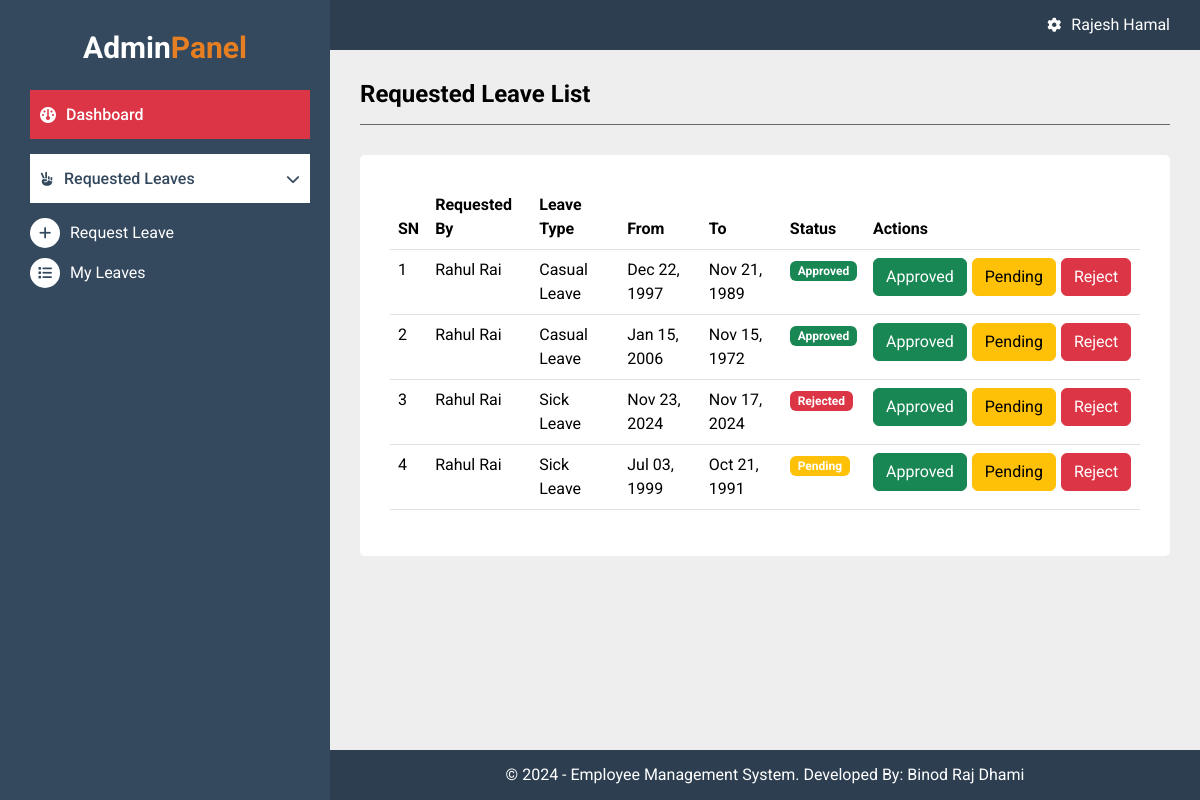
The page /admin/requested_leave.php (signed in) on the database its author committed.
### tables this page shows
CREATE TABLE `tbl_leaves` (
  `id` int(11) NOT NULL,
  `leave_type_id` int(11) NOT NULL,
  `requested_by` int(11) NOT NULL,
  `status` enum('Pending','Approved','Rejected') NOT NULL DEFAULT 'Pending',
  `reason` text NOT NULL,
  `from_date` datetime NOT NULL,
  `to_date` datetime NOT NULL,
  `created_at` datetime NOT NULL DEFAULT current_timestamp(),
  `updated_at` datetime NOT NULL DEFAULT current_timestamp()
);

### admin/requested_leave.php (the view)
<?php
include_once("includes/header.php");
include_once("includes/sidebar.php");
$fetch_all_query = "SELECT * FROM tbl_leaves";
$result = $connection->query($fetch_all_query);
$leaves_list = [];
while ($data = $result->fetch_assoc()) {
    $leave_type_id = $data['leave_type_id'];
    $data['leave_type_name'] = $connection->query("SELECT * FROM tbl_leave_types where id=$leave_type_id")->fetch_assoc()['name'];
    $user_id = $data['requested_by'];
    $data['requested_name'] = $connection->query("SELECT * FROM tbl_users where id=$user_id")->fetch_assoc()['name'];
    array_push($leaves_list, $data);
}
?>
<div class="admin-main">
    <div class="heading-panel">
        <h1>Requested Leave List</h1>
    </div>
    <div class="body-panel">
        <table class="table tableb-bordered">
            <thead>
                <tr>
                    <th>SN</th>
                    <th>Requested By</th>
                    <th>Leave Type</th>
                    <th>From</th>
                    <th>To</th>
                    <th>Status</th>
                    <th class="bnt-actions-list">Actions</th>
                </tr>
            </thead>
            <tbody>
                <?php foreach ($leaves_list as $key => $leave) { ?>
                    <tr>
                        <td><?php echo $key + 1; ?></td>
                        <td><?php echo $leave['requested_name']; ?></td>
                        <td><?php echo $leave['leave_type_name']; ?></td>
                        <td><?php echo date("M d, Y", strtotime($leave['from_date'])); ?></td>
                        <td><?php echo date("M d, Y", strtotime($leave['to_date'])); ?></td>
                        <td>
                            <span
                                class="badge bg-<?php
                                                if ($leave['status'] == 'Pending') {
                                                    echo "warning";
                                                }
                                                if ($leave['status'] == 'Approved') {
                                                    echo "success";
                                                }
                                                if ($leave['status'] == 'Rejected') {
                                                    echo "danger";
                                                } ?>">
                                <?php echo $leave['status']; ?>
                            </span>
                        </td>
                        <td>
                            <div class="bnt-actions-link">
                                <form action="verify_leave.php?id=<?php echo $leave['id']; ?>&action=Approved" method="POST">
                                    <button type="submit" class="btn btn-success">
                                        <span>Approved</span>
                                    </button>
                                </form>
                                <form action="verify_leave.php?id=<?php echo $leave['id']; ?>&action=Pending" method="POST">
                                    <button type="submit" class="btn btn-warning">
                                        <span>Pending</span>
                                    </button>
                                </form>
                                <form action="verify_leave.php?id=<?php echo $leave['id']; ?>&action=Rejected" method="POST">
                                    <button type="submit" class="btn btn-danger">
                                        <span>Reject</span>
                                    </button>
                                </form>
                            </div>
                        </td>
                    </tr>
                <?php } ?>
            </tbody>
        </table>
    </div>
</div>
<?php include_once("includes/footer.php"); ?>

### css/styles.css (style rules this page uses)
* { margin: 0; padding: 0; font-family: "Roboto", serif; }
body { margin: 0; padding: 0; font-size: 16px; color: #000; font-family: "Roboto", serif; background: #eee; }
.admin-main { position: absolute; top: 50px; left: 330px; width: calc(100% - 330px); background: #eee; padding: 30px; padding-bottom: 50px; }
.heading-panel { padding-bottom: 15px; margin-bottom: 30px; border-bottom: #666 solid 1px; }
.heading-panel h1 { margin-bottom: 0; font-size: 24px; font-weight: 700; }
.body-panel { padding: 30px; background: #fff; border-radius: 5px; }
.bnt-actions-list { width: 275px; }
.bnt-actions-link { display: flex; align-items: center; gap: 5px }

### rows shown on the page
tbl_leaves: requested_name "Rahul Rai", leave_type_name "Casual Leave", from_date "Dec 22, 1997", to_date "Nov 21, 1989", status "Approved"
tbl_leaves: requested_name "Rahul Rai", leave_type_name "Casual Leave", from_date "Jan 15, 2006", to_date "Nov 15, 1972", status "Approved"
tbl_leaves: requested_name "Rahul Rai", leave_type_name "Sick Leave", from_date "Nov 23, 2024", to_date "Nov 17, 2024", status "Rejected"
tbl_leaves: requested_name "Rahul Rai", leave_type_name "Sick Leave", from_date "Jul 03, 1999", to_date "Oct 21, 1991", status "Pending"

### other values the page prints
$_SESSION['name'] "Rajesh Hamal"
Date('Y') "2024"
